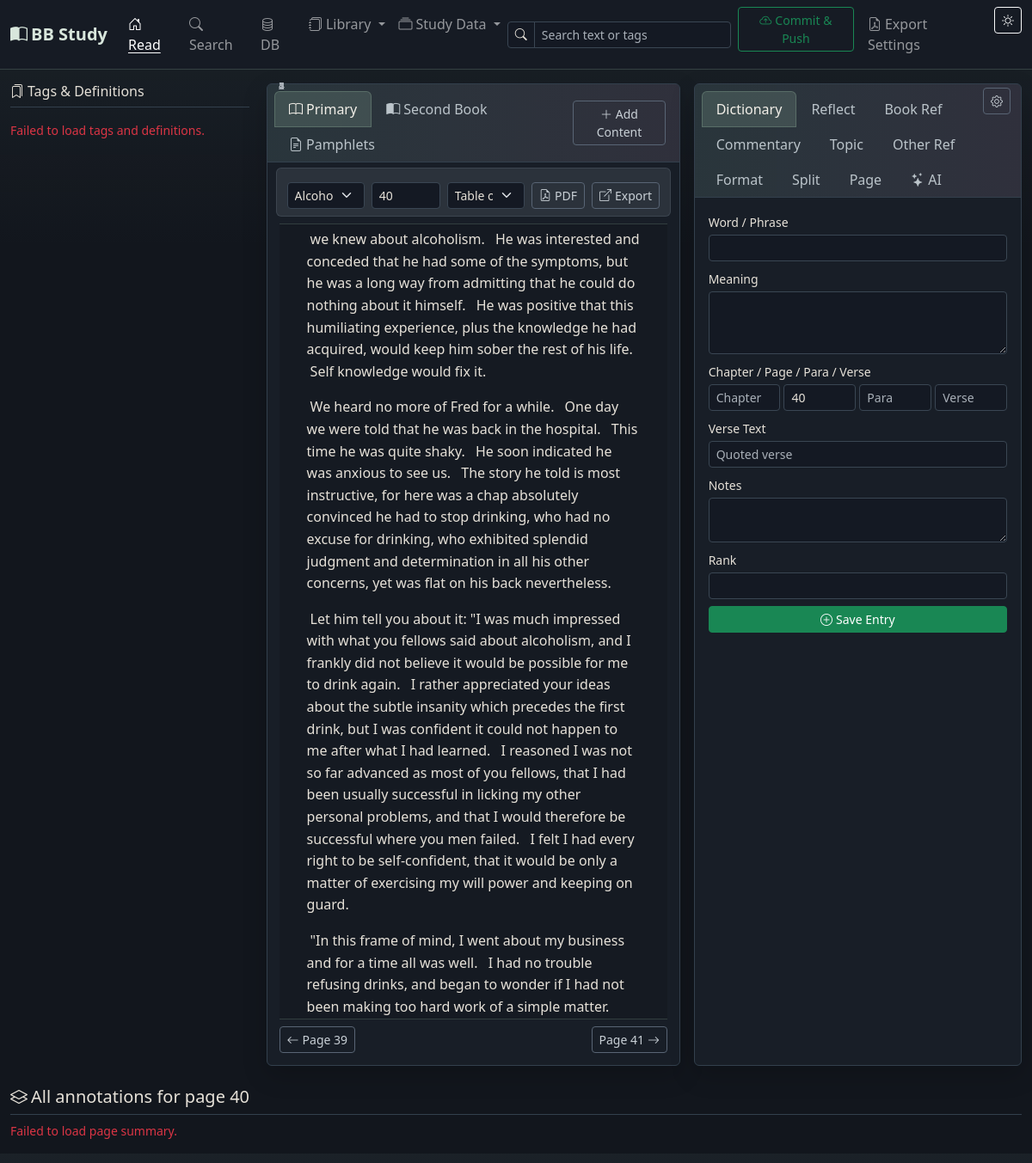
The page / on the database its author committed.
### app/models.py (models this page shows, shortened)
class Setting(db.Model):
    __tablename__ = 'settings'
    id = db.Column(db.Integer, primary_key=True)
    key = db.Column(db.String(100), unique=True, nullable=False)
    value = db.Column(db.Text, default='')

class BookContent(db.Model):
    __tablename__ = 'book_content'
    id = db.Column(db.Integer, primary_key=True)
    book_id = db.Column(db.Integer, db.ForeignKey('books.id'), nullable=False)
    content_mode = db.Column(db.String(20), nullable=False, default='sentence')
    chapter_number = db.Column(db.String(20))
    chapter_name = db.Column(db.String(100))
    chapter = db.Column(db.String(100))
    page = db.Column(db.String(20))
    relative_page_number = db.Column(db.Integer)
    paragraph = db.Column(db.Integer)
    verse = db.Column(db.Integer)
    content = db.Column(db.Text, nullable=False)
    created_at = db.Column(db.DateTime, default=datetime.utcnow)
    topics = db.relationship('ContentTopic', backref='content', lazy=True,
                             cascade='all, delete-orphan',
                             foreign_keys='ContentTopic.book_content_id')

### app/routes/main.py (the view)
@main_bp.route('/')
def index():
    theme = get_theme()
    book_id = request.args.get('book_id', type=int)
    current_book = Book.query.get(book_id) if book_id else get_current_book()
    current_page = request.args.get('page') or (
        get_book_page(current_book.id, get_current_page()) if current_book else get_current_page()
    )
    content_mode = 'sentence'
    secondary_book_id = request.args.get('secondary_book_id', type=int)
    secondary_book = Book.query.get(secondary_book_id) if secondary_book_id else get_current_secondary_book()
    secondary_page = request.args.get('secondary_page') or (
        get_secondary_book_page(secondary_book.id, '1') if secondary_book else '1'
    )
    secondary_content_mode = 'sentence'
    books = Book.query.order_by(Book.title).all()
    if current_book:
        _set_setting('current_book_id', current_book.id)
        if current_page:
            _set_setting('current_page', current_page)
            _set_setting(_book_position_key(current_book.id, 'page'), current_page)
    if secondary_book:
        _set_setting('current_secondary_book_id', secondary_book.id)
        if secondary_page:
            _set_setting(_secondary_book_position_key(secondary_book.id, 'page'), secondary_page)
    primary_state = _build_reader_state(current_book, current_page)
    secondary_state = _build_reader_state(secondary_book, secondary_page)
    return render_template('index.html',
                           theme=theme,
                           current_book=current_book,
                           current_page=current_page,
                           previous_page=primary_state['previous_page'],
                           next_page=primary_state['next_page'],
                           content_mode=content_mode,
                           page_content=primary_state['page_content'],
                           content_formats=primary_state['content_formats'],
                           toc_entries=primary_state['toc_entries'],
                           secondary_book=secondary_book,
                           secondary_page=secondary_page,
                           secondary_previous_page=secondary_state['previous_page'],
                           secondary_next_page=secondary_state['next_page'],
                           secondary_content_mode=secondary_content_mode,
                           secondary_page_content=secondary_state['page_content'],
                           secondary_content_formats=secondary_state['content_formats'],
                           secondary_toc_entries=secondary_state['toc_entries'],
                           books=books)

### app/templates/index.html (shortened to what this page needs)
{% extends 'base.html' %}
{% block navbar_tools %}
<div class="d-flex align-items-center gap-2 my-2 my-lg-0 me-lg-2">
  <div class="position-relative">
    <div class="input-group input-group-sm" style="width:260px;">
      <span class="input-group-text"><i class="bi bi-search"></i></span>
      <input id="readSearchQuery" type="text" class="form-control" placeholder="Search text or tags">
    </div>
  </div>
</div>
{% endblock %}
{% block content %}
<div class="row g-3">
  <aside class="col-xl-3 page-study-rail {% if not current_book %}d-none{% endif %}" aria-label="Tags and definitions">
    <div class="page-study-rail-inner">
      <h6 class="border-bottom pb-2 mb-3">
        <i class="bi bi-bookmarks me-1"></i>Tags &amp; Definitions
      </h6>
      <div id="pageStudyRail" class="page-study-stack">
      </div>
    </div>
  </aside>
  <div class="col-lg-7 {% if current_book %}col-xl-5{% else %}col-xl-7{% endif %}">
    <div class="card h-100">
      <div class="card-header d-flex justify-content-between align-items-center">
        <ul class="nav nav-tabs card-header-tabs" id="bookPaneTabs">
          <li class="nav-item">
            <button class="nav-link active" data-bs-toggle="tab" data-bs-target="#primaryBookPane">
              <i class="bi bi-book me-1"></i>Primary
            </button>
          </li>
          <li class="nav-item">
            <button class="nav-link" data-bs-toggle="tab" data-bs-target="#secondaryBookPane">
              <i class="bi bi-book-half me-1"></i>Second Book
            </button>
          </li>
          <li class="nav-item">
            <button class="nav-link" data-bs-toggle="tab" data-bs-target="#pamphletBookPane">
              <i class="bi bi-file-earmark-text me-1"></i>Pamphlets
            </button>
          </li>
        </ul>
        <button class="btn btn-sm btn-outline-secondary" data-bs-toggle="modal" data-bs-target="#addContentModal">
          <i class="bi bi-plus-lg"></i> Add Content
        </button>
      </div>
      <div class="card-body tab-content book-pane-body">
        <div class="tab-pane fade show active" id="primaryBookPane">
          <div class="reader-controls row g-2 align-items-center mb-2">
            <div class="col-12 col-md">
              <select id="bookSelect" class="form-select form-select-sm">
                {% for b in books %}
                  <option value="{{ b.id }}" {% if current_book and current_book.id == b.id %}selected{% endif %}>
                    {{ b.title }}
                  </option>
                {% endfor %}
              </select>
            </div>
            <div class="col-auto">
              <input id="pageInput" type="text" class="form-control form-control-sm" style="width:80px;"
                     value="{{ current_page }}" placeholder="Page">
            </div>
            {% if toc_entries %}
            <div class="col-12 col-md">
              <select id="primaryTocSelect" class="form-select form-select-sm">
                <option value="">Table of contents</option>
              </select>
            </div>
            {% endif %}
            <div class="col-auto">
              {% if current_book and current_book.pdf_path %}
                <a class="btn btn-sm btn-outline-secondary" href="{{ url_for('main.book_pdf', book_id=current_book.id) }}" target="_blank" rel="noopener">
                  <i class="bi bi-file-earmark-pdf me-1"></i>PDF
                </a>
              {% endif %}
            </div>
            <div class="col-auto">
              {% if current_book %}
                <a class="btn btn-sm btn-outline-secondary" href="{{ url_for('main.export_page_pdf', book_id=current_book.id, page=current_page) }}" target="_blank" rel="noopener">
                  <i class="bi bi-box-arrow-up-right me-1"></i>Export
                </a>
              {% endif %}
            </div>
          </div>
          <div class="book-content-scroll" id="pageContentArea">
            {% if page_content %}
              {% set cur_para = namespace(val=None) %}
              {% for item in page_content %}
                {% if item.paragraph != cur_para.val %}
                  {% if cur_para.val is not none %}</p>{% endif %}
                  <p class="book-paragraph" data-paragraph="{{ item.paragraph }}">
                  {% set cur_para.val = item.paragraph %}
                {% endif %}
                {% set verse_key = item.paragraph ~ '-' ~ item.verse %}
                {% set fmt = content_formats.get(verse_key) %}
                <span class="verse-fragment sentence-verse {{ 'formatted-bold' if fmt and fmt.is_bold else '' }} {{ 'formatted-italic' if fmt and fmt.is_italic else '' }} {{ 'formatted-role-' ~ fmt.content_role if fmt and fmt.content_role and fmt.content_role != 'body' else '' }} {{ 'formatted-align-' ~ fmt.alignment_override if fmt and fmt.alignment_override else '' }}"
                      data-is-bold="{{ 'true' if fmt and fmt.is_bold else 'false' }}"
                      data-is-italic="{{ 'true' if fmt and fmt.is_italic else 'false' }}"
                      data-content-role="{{ fmt.content_role if fmt and fmt.content_role else 'body' }}"
                      data-alignment-override="{{ fmt.alignment_override if fmt and fmt.alignment_override else '' }}"
                      data-content-id="{{ item.id }}"
                      data-content-mode="sentence"
                      data-raw-content="{{ item.content }}"
                      data-verse-key="{{ verse_key }}"
                      data-chapter="{{ item.chapter_name or item.chapter or '' }}"
                      data-page="{{ item.page }}"
                      data-paragraph="{{ item.paragraph }}"
                      data-verse="{{ item.verse }}"><sup class="content-number">{{ item.verse }}</sup>{{ item.content }} </span>
              {% endfor %}
              {% if page_content %}</p>{% endif %}
            {% elif current_book %}
              <p class="text-muted fst-italic">No content stored for this page yet.</p>
            {% else %}
              <p class="text-muted fst-italic">Select a book and page to begin reading.</p>
            {% endif %}
          </div>
          {% if current_book %}
          <div class="reader-footer d-flex justify-content-between align-items-center mt-2">
            <div>
              {% if previous_page %}
              <a class="btn btn-sm btn-outline-secondary"
                 href="{{ url_for('main.index', book_id=current_book.id, page=previous_page, secondary_book_id=secondary_book.id if secondary_book else none, secondary_page=secondary_page if secondary_book else none) }}">
                <i class="bi bi-arrow-left me-1"></i>Page {{ previous_page }}
              </a>
              {% endif %}
            </div>
            <div>
              {% if next_page %}
              <a class="btn btn-sm btn-outline-secondary"
                 href="{{ url_for('main.index', book_id=current_book.id, page=next_page, secondary_book_id=secondary_book.id if secondary_book else none, secondary_page=secondary_page if secondary_book else none) }}">
                Page {{ next_page }}<i class="bi bi-arrow-right ms-1"></i>
              </a>
              {% endif %}
            </div>
          </div>
          {% endif %}
        </div>
      </div>
    </div>
  </div>
  <div class="col-lg-5 col-xl-4">
    <div class="card h-100">
      <div class="card-header d-flex align-items-start justify-content-between gap-2">
        <ul class="nav nav-tabs card-header-tabs flex-grow-1" id="entryTabs">
          <li class="nav-item">
            <button class="nav-link active" data-bs-toggle="tab" data-bs-target="#tabDict">
              Dictionary
            </button>
          </li>
          <li class="nav-item">
            <button class="nav-link" data-bs-toggle="tab" data-bs-target="#tabReflect">
              Reflect
            </button>
          </li>
          <li class="nav-item">
            <button class="nav-link" data-bs-toggle="tab" data-bs-target="#tabRef">
              Book Ref
            </button>
          </li>
          <li class="nav-item">
            <button class="nav-link" data-bs-toggle="tab" data-bs-target="#tabComm">
              Commentary
            </button>
          </li>
          <li class="nav-item">
            <button class="nav-link" data-bs-toggle="tab" data-bs-target="#tabTopic">
              Topic
            </button>
          </li>
          <li class="nav-item">
            <button class="nav-link" data-bs-toggle="tab" data-bs-target="#tabSrc">
              Other Ref
            </button>
          </li>
          <li class="nav-item">
            <button class="nav-link" data-bs-toggle="tab" data-bs-target="#tabFormat">
              Format
            </button>
          </li>
          <li class="nav-item">
            <button class="nav-link" data-bs-toggle="tab" data-bs-target="#tabSplit">
              Split
            </button>
          </li>
          <li class="nav-item">
            <button class="nav-link" data-bs-toggle="tab" data-bs-target="#tabPageFormat">
              Page
            </button>
          </li>
          <li class="nav-item">
            <button class="nav-link" data-bs-toggle="tab" data-bs-target="#tabAI">
              <i class="bi bi-stars me-1"></i>AI
            </button>
          </li>
        </ul>
        <button class="btn btn-sm btn-outline-secondary ai-settings-trigger" type="button"
                data-bs-toggle="modal" data-bs-target="#aiSettingsModal"
                aria-label="AI settings" title="AI settings">
          <i class="bi bi-gear"></i>
        </button>
      </div>
      <div class="card-body tab-content overflow-auto" style="max-height:60vh;">
        <div class="tab-pane fade show active" id="tabDict">
          <form id="dictForm" class="mb-0">
            <div class="mb-2">
              <label class="form-label small mb-1">Word / Phrase</label>
              <input type="text" class="form-control form-control-sm" id="dictWord" required>
            </div>
            <div class="mb-2">
              <label class="form-label small mb-1">Meaning</label>
              <textarea class="form-control form-control-sm" id="dictMeaning" rows="3" required></textarea>
            </div>
            <div class="mb-2">
              <label class="form-label small mb-1">Chapter / Page / Para / Verse</label>
              <div class="row g-1">
                <div class="col"><input type="text" class="form-control form-control-sm" id="dictChapter" placeholder="Chapter"></div>
                <div class="col"><input type="text" class="form-control form-control-sm" id="dictPage" placeholder="Page"></div>
                <div class="col"><input type="number" class="form-control form-control-sm" id="dictPara" placeholder="Para"></div>
                <div class="col"><input type="number" class="form-control form-control-sm" id="dictLine" placeholder="Verse"></div>
              </div>
            </div>
            <div class="mb-2">
              <label class="form-label small mb-1">Verse Text</label>
              <input type="text" class="form-control form-control-sm" id="dictLineText" placeholder="Quoted verse">
            </div>
            <div class="mb-2">
              <label class="form-label small mb-1">Notes</label>
              <textarea class="form-control form-control-sm" id="dictNotes" rows="2"></textarea>
            </div>
            <div class="mb-2">
              <label class="form-label small mb-1">Rank</label>
              <input type="number" class="form-control form-control-sm" id="dictRank" min="1" step="1">
            </div>
            <button type="submit" class="btn btn-sm btn-success w-100">
              <i class="bi bi-plus-circle me-1"></i>Save Entry
            </button>
          </form>
        </div>
      </div>
    </div>
  </div>
</div>
<div class="mt-4" id="pageSummarySection">
  {% if current_book %}
  <h5 class="border-bottom pb-2">
    <i class="bi bi-layers me-1"></i>All annotations for page <span id="summaryPageLabel">{{ current_page }}</span>
  </h5>
  <div id="pageSummary" class="summary-masonry">
  </div>
  {% endif %}
</div>
{% endblock %}

### rows shown on the page
Setting: value "40"
BookContent: verse "1", content "we knew about alcoholism."
BookContent: verse "2", content "He was interested and conceded that he had some of the symptoms, but he was a long way from admitting that he could do nothing about it himself."
BookContent: verse "3", content "He was positive that this humiliating experience, plus the knowledge he had acquired, would keep him sober the rest of his life."
BookContent: verse "4", content "Self knowledge would fix it."
BookContent: verse "1", content "We heard no more of Fred for a while."
BookContent: verse "2", content "One day we were told that he was back in the hospital."
BookContent: verse "3", content "This time he was quite shaky."
BookContent: verse "4", content "He soon indicated he was anxious to see us."
BookContent: verse "5", content "The story he told is most instructive, for here was a chap absolutely convinced he had to stop drinking, who had no excuse for drinking, who exhibited splendid judgment and determination in all his other concerns, yet was flat on his back nevertheless."
BookContent: verse "1", content "Let him tell you about it: \"I was much impressed with what you fellows said about alcoholism, and I frankly did not believe it would be possible for me to drink again."
BookContent: verse "2", content "I rather appreciated your ideas about the subtle insanity which precedes the first drink, but I was confident it could not happen to me after what I had learned."
BookContent: verse "3", content "I reasoned I was not so far advanced as most of you fellows, that I had been usually successful in licking my other personal problems, and that I would therefore be successful where you men failed."
BookContent: verse "4", content "I felt I had every right to be self-confident, that it would be only a matter of exercising my will power and keeping on guard."
BookContent: verse "1", content "\"In this frame of mind, I went about my business and for a time all was well."
BookContent: verse "2", content "I had no trouble refusing drinks, and began to wonder if I had not been making too hard work of a simple matter."
BookContent: verse "3"

### other values the page prints
{{ previous_page }} "39"
{{ next_page }} "41"
form field value "Alcoholics Anonymous"
